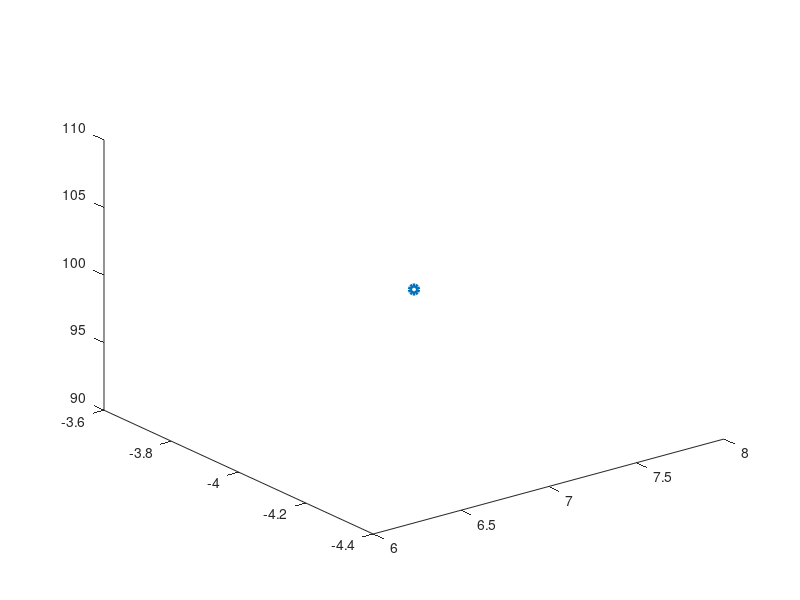

Source code (MATLAB): (Note: this script raises an error after producing the figure.)
%this integration test script will test some 3D TDoA cases.

%% Equilateral triangle point is at the exact center of plane.
X=10;
x=7; %receiver location
y=-4; %receiver location
z=100;
R1=[0,0,0];
R2=[X,0,0];
R3=[X/2,X/2*sqrt(3),0.1];
expected=[x y z];

d1=sqrt((R1(1)-x)^2+(R1(2)-y)^2+(R1(3)-z)^2);
d2=sqrt((R2(1)-x)^2+(R2(2)-y)^2+(R2(3)-z)^2);
d3=sqrt((R3(1)-x)^2+(R3(2)-y)^2+(R3(3)-z)^2);

distanceDiffs=abs([0 d1-d2 d1-d3; 0 0 d2-d3; 0 0 0]);

figure()
plot3(x,y,z,'o','linewidth',3);
hold on
location=TDoA([R1;R2;R3],distanceDiffs);
AssertToleranceMatrix(expected,location,0.001);

%% 
clearvars
figure()
start=-100;
stop=100;
step=1;
[x,y,z]=meshgrid(start:step:stop,start:step:stop,start:step:stop);
V=sqrt(x.^2+y.^2+z.^2)-sqrt((x-10).^2+y.^2+z.^2);
fv=isosurface(x,y,z,V,(sqrt(10065)-sqrt(10025)));
p=patch(fv); % This is the key step. It involves getting the part of the volume corresponding to the surface defined by the equation
set(p,'FaceColor','red','EdgeColor','none');
daspect([1 1 1])
view(3);
camlight
%%
clearvars
syms x y z
Eqn1=sqrt(x^2+y^2+z^2)-sqrt((x-10)^2+y^2+z^2)-(sqrt(10065)-sqrt(10025));
fimplicit3(Eqn1,[-1000 1000 -1000 1000 -1000 1000])
clearvars
% figure()
step=2;
x=-100:step:100;
x=repmat(x,[length(x) 1]);
y=(-100:step:100)';
y=repmat(y,[1 length(y)]);
z=zeros(length(y),length(y));

for i=1:length(y)
    for j=1:length(y)
        z(i,j)=eq1(x(i,j),y(i,j));
        z2(i,j)=eq2(x(i,j),y(i,j));
    end
end

figure()
surf(x,y,real(z))
hold on
surf(x,y,real(z2))

%% 
% syms x y
% Eqn1=sqrt(x^2+y^2)-sqrt((x-10)^2+y^2)-(sqrt(65)-sqrt(25));
% Eqn2=x^2-y^2-1;
figure()
x=-100:step:100;
y=zeros(1,length(x));
y2=zeros(1,length(x));
for i=1:length(x)
    y(i)=eq3(x(i));
    y2(i)=eq3(x(i));
end
plot(x,y)
hold on
plot(x,y2)


% fimplicit3(Eqn);
function out=eq1(x,y)
%     out=sqrt(x^2+y^2+z^2)-sqrt((x-10)^2+y^2+z^2)-(sqrt(10065)-sqrt(10025));

%  out=-0.5*(- 3.9914429098230409335948794802614*x^2 + 39.914429098230409335948794802614*x - 4.0*y^2 + 46545.075992287379074203123566807)^(1/2);
 out= 0.5*(- 3.9914429098230409335948794802614*x^2 + 39.914429098230409335948794802614*x - 4.0*y^2 + 46545.075992287379074203123566807)^(1/2);

end

% fimplicit3(Eqn);
function out=eq2(x,y)
%     out=sqrt(x^2+y^2+z^2)-sqrt((x-10)^2+y^2+z^2)-(sqrt(10065)-sqrt(10025));

 out=-0.5*(- 3.9914429098230409335948794802614*x^2 + 39.914429098230409335948794802614*x - 4.0*y^2 + 46545.075992287379074203123566807)^(1/2);
%  out= 0.5*(- 3.9914429098230409335948794802614*x^2 + 39.914429098230409335948794802614*x - 4.0*y^2 + 46545.075992287379074203123566807)^(1/2);

end

function out=eq3(x)
out=  0.5*(0.0000000000000000000000000078064452122133773877786138087918*(70368744177664.0*x - 459587336936365.0)*(70368744177664.0*x - 244100104840275.0))^(1/2);

end

function out=eq4(x)
out= -0.5*(0.0000000000000000000000000078064452122133773877786138087918*(70368744177664.0*x - 459587336936365.0)*(70368744177664.0*x - 244100104840275.0))^(1/2);

end